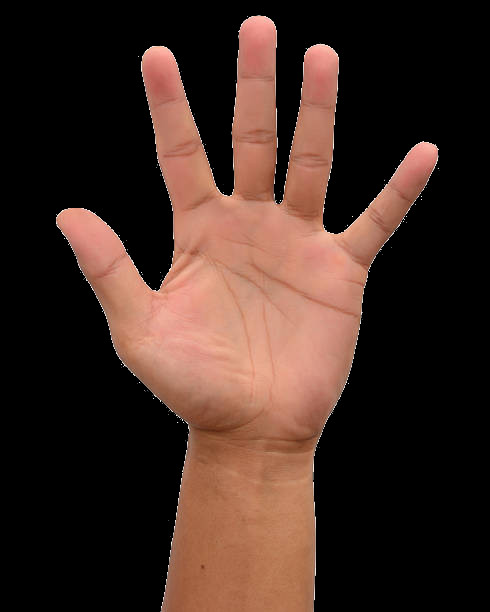
#> input picture test/images/hand.jpg, 490 x 612 px
$ python test.py   (older library calls are emulated)
#> lines starting #> are read from the running program, lines starting #| are printed output that depends on the picture; after the words box and inside, x2 and y2 are one past the last pixel; in counts of white or black regions, pixels touching at a corner belong together
import cv2
import numpy as np

hand = cv2.imread('images/hand.jpg',0)
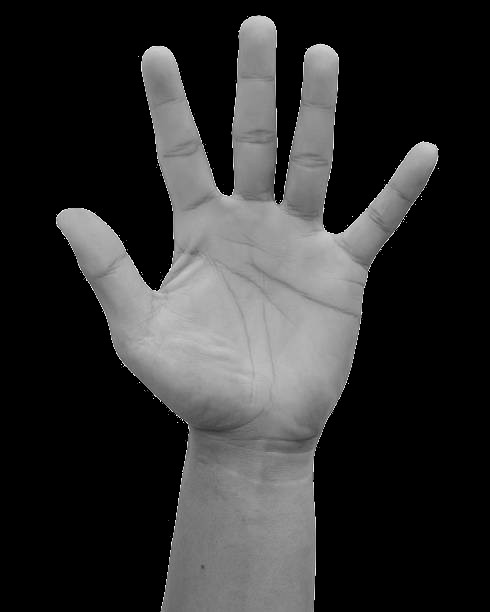
#> hand: shape (612, 490); min 0, max 254, mean 48.9

# Finding pixels via thresholding

ret, thre = cv2.threshold(hand, 70, 255, cv2.THRESH_BINARY)
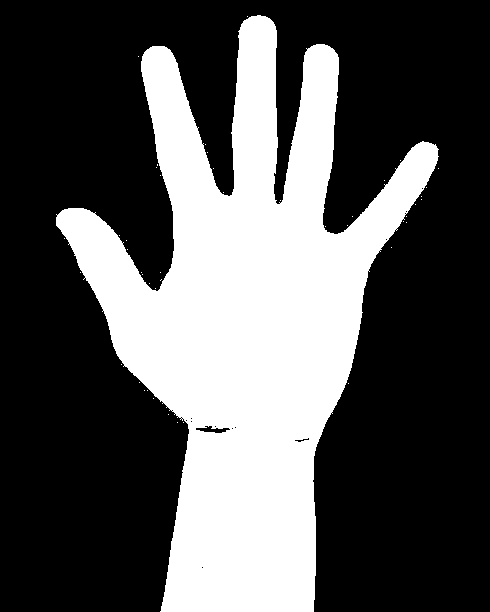
#> thre: shape (612, 490); 33.6% white; 45 white regions (44 under 20 px)

# Contour technique to fuind outer area
_,contours,_ = cv2.findContours(thre.copy(), cv2.RETR_TREE, cv2.CHAIN_APPROX_SIMPLE) # returns image, numof contour, heirarchy
#> contours = 62 contours, 59 with area under 20; largest, box (x1, y1, x2, y2) and area: (56, 15, 439, 612) 99658, (195, 425, 231, 434) 162, (294, 437, 310, 443) 34

# FInding convex hull
hull = [cv2.convexHull(c) for c in contours]
#> hull = 62 contours, 59 with area under 20; largest, box (x1, y1, x2, y2) and area: (56, 15, 439, 612) 157088, (195, 425, 231, 434) 207, (294, 437, 310, 443) 46

final_output = cv2.drawContours(hand, hull, -1, (255,0,0))


cv2.imshow('Mera photo',hand)

cv2.imshow('Thresh',thre)
cv2.imshow('CONVEX HULL', final_output)

cv2.waitKey(0)
cv2.destroyAllWindows()
